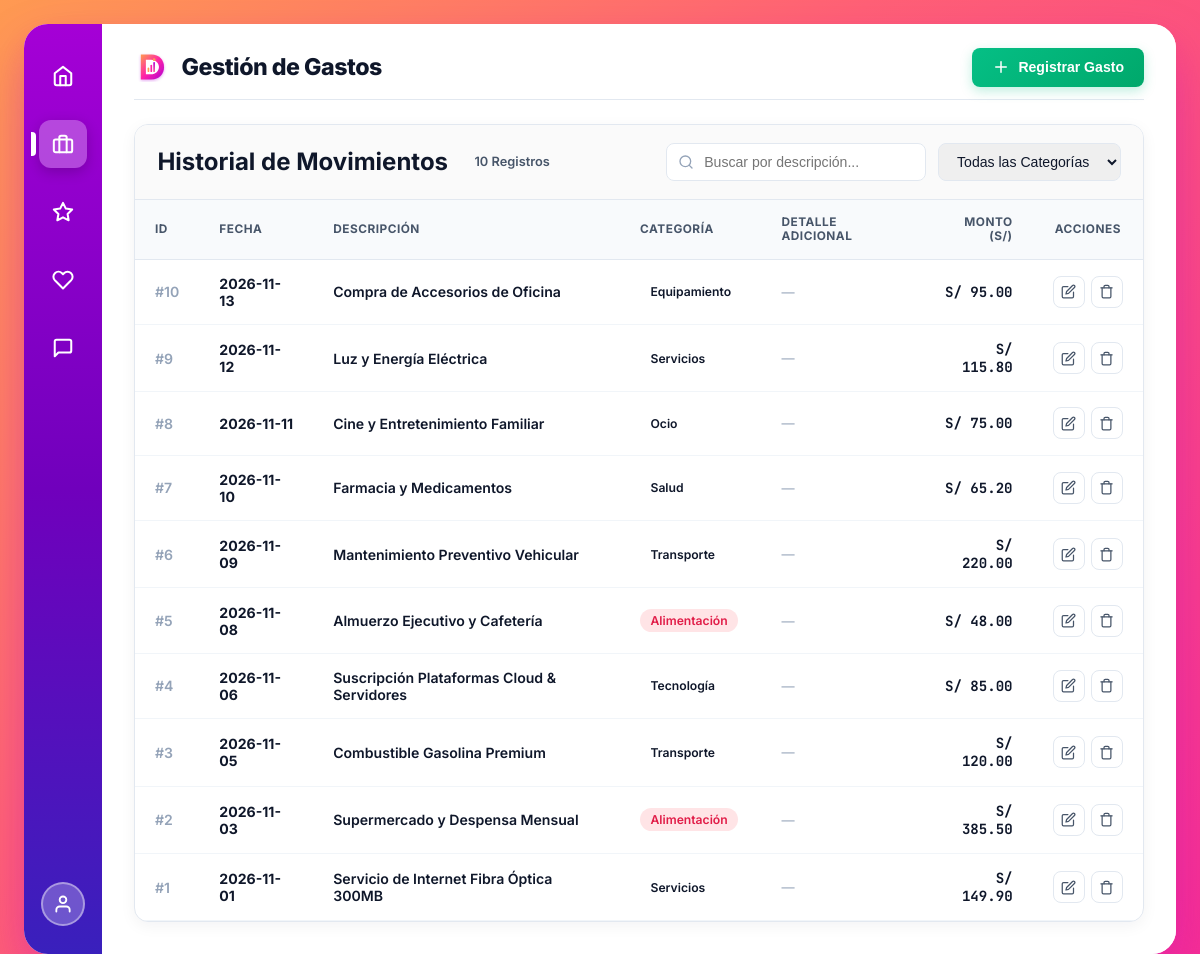
Page /gastos (signed in) on the earlier database version.
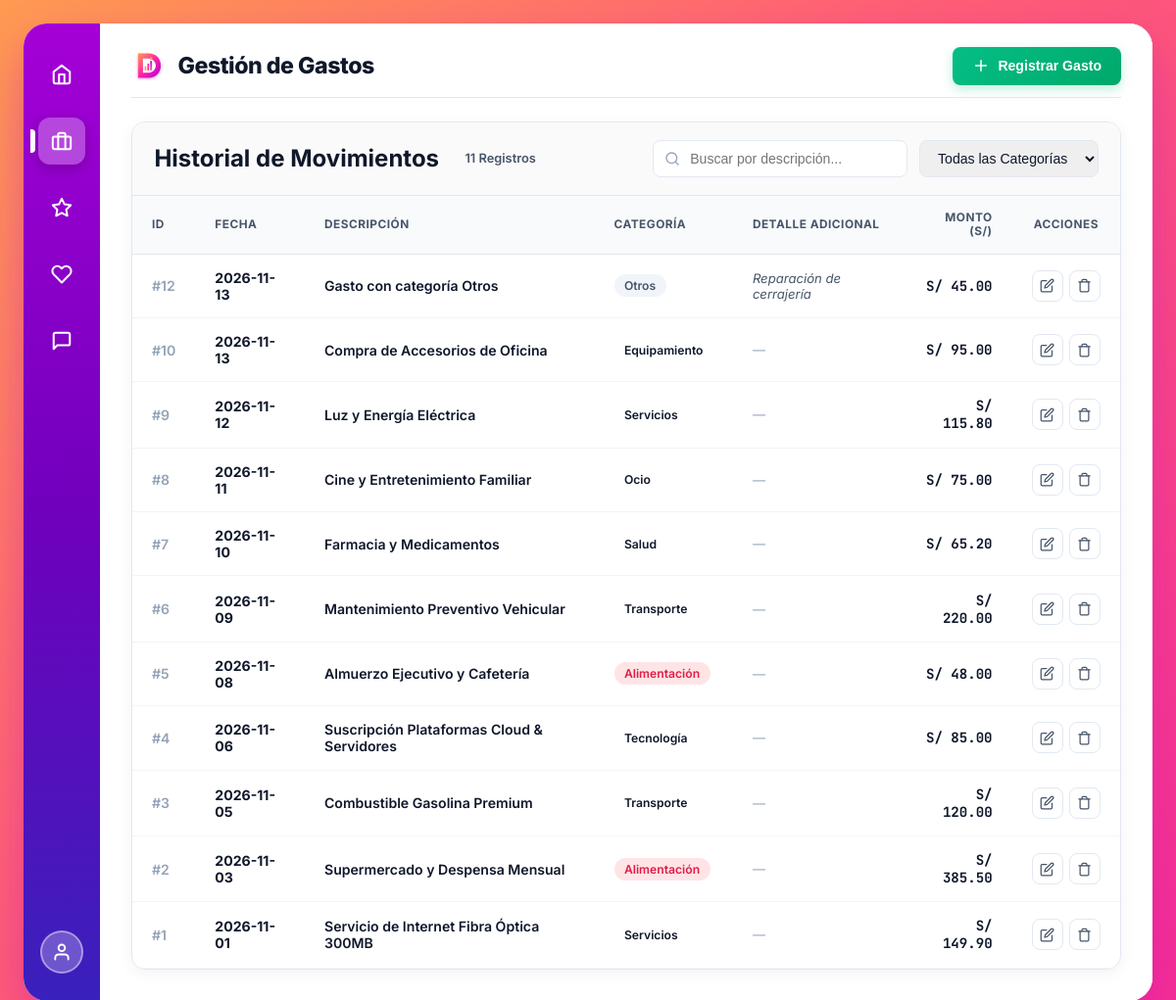
Same page on the later database version.
### tables this page shows
CREATE TABLE gastos (
            id INTEGER PRIMARY KEY AUTOINCREMENT,
            fecha TEXT NOT NULL,
            descripcion TEXT NOT NULL,
            monto REAL NOT NULL,
            categoria TEXT DEFAULT 'General',
            created_at TIMESTAMP DEFAULT CURRENT_TIMESTAMP
        , detalle_otro TEXT);

### app.py (the view)
@app.route('/gastos')
@login_required
def gastos_view():
    query_q = request.args.get('q', '').strip()
    query_cat = request.args.get('cat', '').strip()
    sql = "SELECT id, fecha, descripcion, monto, categoria, detalle_otro, created_at FROM gastos WHERE 1=1"
    params = []
    if query_q:
        sql += " AND descripcion LIKE ?"
        params.append(f"%{query_q}%")
    if query_cat and query_cat in CATEGORIAS_VALIDAS:
        sql += " AND categoria = ?"
        params.append(query_cat)
    sql += " ORDER BY fecha DESC, id DESC"
    conn = get_db_connection()
    gastos = conn.execute(sql, params).fetchall()
    conn.close()
    return render_template(
        'gastos.html',
        gastos=gastos,
        query_q=query_q,
        query_cat=query_cat,
        categorias_disponibles=CATEGORIAS_VALIDAS
    )

### app.py (called while the page is built)
def generate_csrf_token():
    if "_csrf_token" not in session:
        session["_csrf_token"] = secrets.token_hex(24)
    return session["_csrf_token"]

@app.before_request
def csrf_protect():
    if app.config.get("TESTING") and not app.config.get("WTF_CSRF_ENABLED", True):
        return
    if request.method in ("POST", "PUT", "DELETE"):
        token = request.form.get("csrf_token") or request.headers.get("X-CSRFToken")
        expected = session.get("_csrf_token")
        if not expected or token != expected:
            abort(403)

def login_required(f):
    @wraps(f)
    def decorated_function(*args, **kwargs):
        if request.args.get("demo") == "1":
            session["user"] = "admin"
        if not session.get("user"):
            flash("Por favor inicia sesión para acceder al sistema.", "warning")
            return redirect(url_for("login"))
        return f(*args, **kwargs)
    return decorated_function

### database.py (called while the page is built)
def get_db_connection():
    conn = sqlite3.connect(DB_NAME)
    conn.row_factory = sqlite3.Row
    return conn

### templates/gastos.html (shortened to what the changed rows need)
{% extends "base.html" %}
{% block page_title %}Gestión de Gastos{% endblock %}
{% block content %}
<div class="table-card">
  <div class="table-toolbar">
    <div style="display: flex; align-items: center; gap: 1rem; flex-wrap: wrap;">
      <h2 class="card-title" style="margin: 0;">Historial de Movimientos</h2>
      <span style="font-size: 0.8rem; background: var(--surface-hover); padding: 0.25rem 0.65rem; border-radius: var(--radius-full); font-weight: 600; color: var(--text-secondary);">
        {{ gastos|length }} Registros
      </span>
    </div>
  </div>
  <div class="table-responsive">
    <table class="custom-table" id="tablaGastos">
      <thead>
        <tr>
          <th>ID</th>
          <th>Fecha</th>
          <th>Descripción</th>
          <th>Categoría</th>
          <th>Detalle Adicional</th>
          <th style="text-align: right;">Monto (S/)</th>
          <th style="text-align: center;">Acciones</th>
        </tr>
      </thead>
      <tbody>
        {% for g in gastos %}
        <tr>
          <td style="color: var(--text-muted); font-weight: 600;">#{{ g['id'] }}</td>
          <td><strong>{{ g['fecha'] }}</strong></td>
          <td class="col-desc" style="font-weight: 600; color: var(--text-main);">
            {{ g['descripcion'] }}
          </td>
          <td class="col-cat">
            <span class="badge-cat badge-{{ g['categoria']|replace(' ', '') }}">
              {{ g['categoria'] }}
            </span>
          </td>
          <td style="color: var(--text-secondary); font-size: 0.82rem;">
            {% if g['categoria'] == 'Otros' and g['detalle_otro'] %}
              <em>{{ g['detalle_otro'] }}</em>
            {% else %}
              <span style="color: var(--text-muted);">&mdash;</span>
            {% endif %}
          </td>
          <td style="text-align: right;" class="monto-soles">
            S/ {{ "%.2f"|format(g['monto']) }}
          </td>
          <td style="text-align: center;">
            <div class="actions-group" style="justify-content: center;">
              <button
                type="button"
                class="btn-icon"
                title="Editar registro"
                onclick='openGastoModal(true, {
                  id: {{ g["id"] }},
                  fecha: "{{ g["fecha"] }}",
                  descripcion: {{ g["descripcion"]|tojson }},
                  monto: {{ g["monto"] }},
                  categoria: "{{ g["categoria"] }}",
                  detalle_otro: {{ (g["detalle_otro"] or "")|tojson }}
                })'>
                <svg width="15" height="15" viewBox="0 0 24 24" fill="none" stroke="currentColor" stroke-width="2" stroke-linecap="round" stroke-linejoin="round">
                  <path d="M11 4H4a2 2 0 0 0-2 2v14a2 2 0 0 0 2 2h14a2 2 0 0 0 2-2v-7"></path>
                  <path d="M18.5 2.5a2.121 2.121 0 0 1 3 3L12 15l-4 1 1-4 9.5-9.5z"></path>
                </svg>
              </button>
              <form action="{{ url_for('eliminar_gasto', id=g['id']) }}" method="POST" onsubmit="return confirm('¿Confirmas que deseas eliminar este gasto de S/ {{ "%.2f"|format(g['monto']) }}?');" style="display:inline;">
                <button type="submit" class="btn-icon delete" title="Eliminar registro">
                  <svg width="15" height="15" viewBox="0 0 24 24" fill="none" stroke="currentColor" stroke-width="2" stroke-linecap="round" stroke-linejoin="round">
                    <polyline points="3 6 5 6 21 6"></polyline>
                    <path d="M19 6v14a2 2 0 0 1-2 2H7a2 2 0 0 1-2-2V6m3 0V4a2 2 0 0 1 2-2h4a2 2 0 0 1 2 2v2"></path>
                  </svg>
                </button>
              </form>
            </div>
          </td>
        </tr>
        {% else %}
        <tr>
          <td colspan="7" style="text-align: center; padding: 3rem; color: var(--text-muted);">
            No se encontraron gastos registrados. Haz clic en <strong>Registrar Gasto</strong> para añadir uno nuevo.
          </td>
        </tr>
        {% endfor %}
      </tbody>
    </table>
  </div>
</div>
{% endblock %}

Differences in the rows shown:
added gastos: id "12", fecha "2026-11-13", descripcion "Gasto con categoría Otros", categoria "Otros", detalle_otro "Reparación de cerrajería", monto "45.00"
Other differences:
{{ gastos|length }}: "10" → "11"
